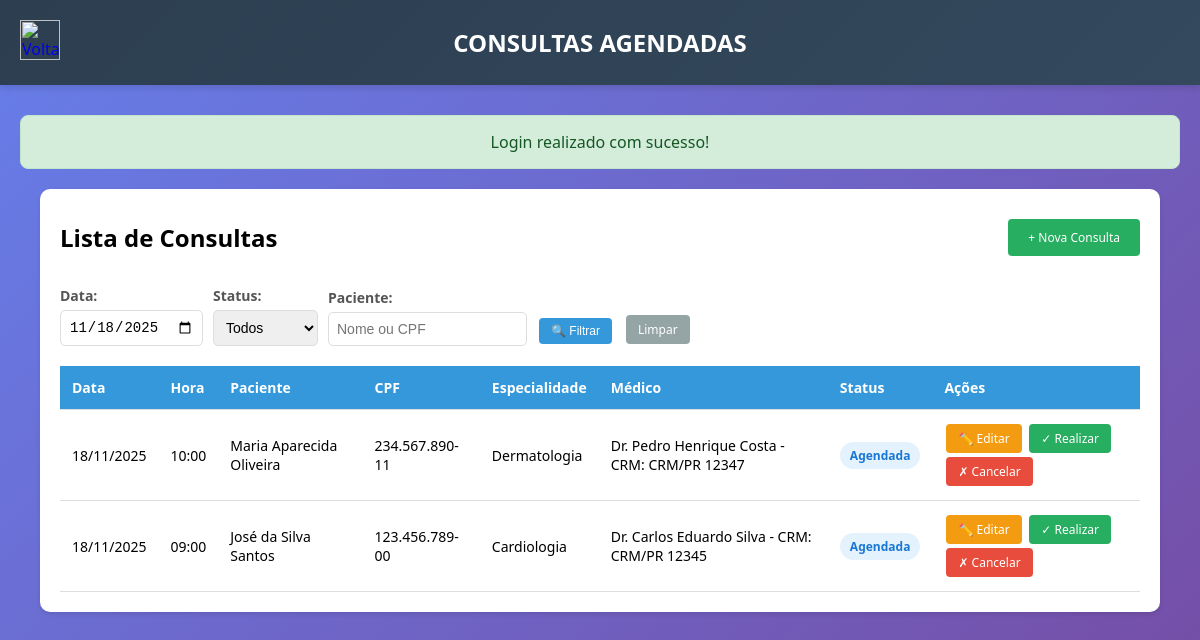
The page /php/listar_consulta.php?data=2025-11-18 (signed in) on the database its author committed.
### tables this page shows
CREATE TABLE IF NOT EXISTS Consultas (
    Id_consulta INT AUTO_INCREMENT PRIMARY KEY,
    Id_paciente INT NOT NULL,
    Cod_especialidade INT NOT NULL,
    Id_medico INT,
    Data_consulta DATE NOT NULL,
    Hora_consulta TIME NOT NULL,
    Status ENUM('Agendada', 'Realizada', 'Cancelada') DEFAULT 'Agendada',
    Observacoes TEXT,
    Data_agendamento TIMESTAMP DEFAULT CURRENT_TIMESTAMP,
    Usuario_agendamento VARCHAR(50),
    FOREIGN KEY (Id_paciente) REFERENCES Pacientes(Id_paciente) ON DELETE CASCADE,
    FOREIGN KEY (Cod_especialidade) REFERENCES Especialidade(Cod_especialidade) ON DELETE RESTRICT,
    FOREIGN KEY (Id_medico) REFERENCES Medicos(Id_medico) ON DELETE SET NULL,
    UNIQUE KEY unique_horario (Data_consulta, Hora_consulta, Id_medico),
    INDEX idx_data (Data_consulta),
    INDEX idx_paciente (Id_paciente),
    INDEX idx_medico (Id_medico),
    INDEX idx_status (Status),
    INDEX idx_data_hora (Data_consulta, Hora_consulta)
);

CREATE TABLE IF NOT EXISTS Pacientes (
    Id_paciente INT AUTO_INCREMENT PRIMARY KEY,
    Nome VARCHAR(100) NOT NULL,
    Cpf VARCHAR(14) UNIQUE NOT NULL,
    Data_nascimento DATE NOT NULL,
    Telefone VARCHAR(15),
    Email VARCHAR(100),
    Endereco VARCHAR(200),
    Data_cadastro TIMESTAMP DEFAULT CURRENT_TIMESTAMP,
    INDEX idx_cpf (Cpf),
    INDEX idx_nome (Nome)
);

CREATE TABLE IF NOT EXISTS Especialidade (
    Cod_especialidade INT AUTO_INCREMENT PRIMARY KEY,
    Nome_especialidade VARCHAR(100) UNIQUE NOT NULL,
    Descricao TEXT,
    Ativo TINYINT(1) DEFAULT 1,
    INDEX idx_nome_especialidade (Nome_especialidade)
);

CREATE TABLE IF NOT EXISTS Medicos (
    Id_medico INT AUTO_INCREMENT PRIMARY KEY,
    Nome VARCHAR(100) NOT NULL,
    Crm VARCHAR(20) UNIQUE NOT NULL,
    Cod_especialidade INT NOT NULL,
    Telefone VARCHAR(15),
    Email VARCHAR(100),
    Ativo TINYINT(1) DEFAULT 1,
    Data_cadastro TIMESTAMP DEFAULT CURRENT_TIMESTAMP,
    FOREIGN KEY (Cod_especialidade) REFERENCES Especialidade(Cod_especialidade) ON DELETE RESTRICT,
    INDEX idx_especialidade (Cod_especialidade),
    INDEX idx_nome_medico (Nome),
    INDEX idx_crm (Crm)
);

### php/functions.php (called while the page is built, shortened)
<?php
function formatarData($data) {
    return date('d/m/Y', strtotime($data));
}
function getMensagem() {
    if (isset($_SESSION['mensagem'])) {
        $mensagem = $_SESSION['mensagem'];
        return $mensagem;
    }
    return null;
}
?>

### php/listar_consulta.php (the view, shortened to what this page needs)
<?php
require_once("../php/conexao.php");
require_once("../php/functions.php");
$filtro_data = isset($_GET['data']) ? $_GET['data'] : '';
$filtro_status = isset($_GET['status']) ? $_GET['status'] : '';
$filtro_paciente = isset($_GET['paciente']) ? sanitizar($_GET['paciente']) : '';
try {
    $sql = "SELECT c.*, p.Nome as Nome_paciente, p.Cpf, e.Nome_especialidade, m.Nome as Nome_medico, m.Crm
            FROM Consultas c
            INNER JOIN Pacientes p ON c.Id_paciente = p.Id_paciente
            INNER JOIN Especialidade e ON c.Cod_especialidade = e.Cod_especialidade
            LEFT JOIN Medicos m ON c.Id_medico = m.Id_medico
            WHERE 1=1";
    $params = [];
    if (!empty($filtro_data)) {
        $sql .= " AND c.Data_consulta = :data";
        $params[':data'] = $filtro_data;
    }
    $sql .= " ORDER BY c.Data_consulta DESC, c.Hora_consulta DESC";
    $stmt = $conexao->prepare($sql);
    foreach ($params as $key => $value) {
        $stmt->bindValue($key, $value);
    }
    $stmt->execute();
    $consultas = $stmt->fetchAll();
} catch(PDOException $e) {
    error_log("Erro ao listar consultas: " . $e->getMessage());
    $consultas = [];
}
?>
<!DOCTYPE html>
<html lang="pt-BR">
<head>
    <link rel="stylesheet" href="../css/style_sistem.css">
</head>
<body>
    <div class="navbar">
        <div class="navbar-menu">
            <a href="../php/menu.php">
                <img id="logout-img" title="Voltar" src="../../img/seta-voltar.png">
            </a>
            <h1>CONSULTAS AGENDADAS</h1>
        </div>
    </div>
    <div class="main">
        <?php
        $mensagem = getMensagem();
        if ($mensagem):
        ?>
        <div class="mensagem <?php echo $mensagem['tipo']; ?>">
            <?php echo $mensagem['texto']; ?>
        </div>
        <?php endif; ?>
        <div class="table-container">
            <div style="display: flex; justify-content: space-between; align-items: center; margin-bottom: 20px;">
                <h2>Lista de Consultas</h2>
                <a href="../php/agendar.php" class="btn btn-novo">+ Nova Consulta</a>
            </div>
            <form class="filters" method="GET">
                <div class="filter-group">
                    <label>Data:</label>
                    <input type="date" name="data" value="<?php echo htmlspecialchars($filtro_data); ?>">
                </div>
                <div class="filter-group">
                    <label>Status:</label>
                    <select name="status">
                        <option value="">Todos</option>
                    </select>
                </div>
                <div class="filter-group">
                    <label>Paciente:</label>
                    <input type="text" name="paciente" placeholder="Nome ou CPF" value="<?php echo htmlspecialchars($filtro_paciente); ?>">
                </div>
                <div class="filter-group">
                    <label>&nbsp;</label>
                    <button type="submit" class="btn" style="background-color: #3498db; color: white;">🔍 Filtrar</button>
                </div>
                <?php if (!empty($filtro_data) || !empty($filtro_status) || !empty($filtro_paciente)): ?>
                <div class="filter-group">
                    <label>&nbsp;</label>
                    <a href="../php/listar_consulta.php" class="btn" style="background-color: #95a5a6; color: white;">Limpar</a>
                </div>
                <?php endif; ?>
            </form>
            <?php if (count($consultas) > 0): ?>
            <div style="overflow-x: auto;">
                <table>
                    <thead>
                        <tr>
                            <th>Data</th>
                            <th>Hora</th>
                            <th>Paciente</th>
                            <th>CPF</th>
                            <th>Especialidade</th>
                            <th>Médico</th>
                            <th>Status</th>
                            <th>Ações</th>
                        </tr>
                    </thead>
                    <tbody>
                        <?php foreach ($consultas as $consulta): ?>
                        <tr>
                            <td><?php echo formatarData($consulta['Data_consulta']); ?></td>
                            <td><?php echo date('H:i', strtotime($consulta['Hora_consulta'])); ?></td>
                            <td><?php echo htmlspecialchars($consulta['Nome_paciente']); ?></td>
                            <td><?php echo htmlspecialchars($consulta['Cpf']); ?></td>
                            <td><?php echo htmlspecialchars($consulta['Nome_especialidade']); ?></td>
                            <td>
                                <?php
                                echo htmlspecialchars($consulta['Nome_medico']);
                                if ($consulta['Crm']) {
                                    echo " - CRM: " . htmlspecialchars($consulta['Crm']);
                                }
                                ?>
                            </td>
                            <td>
                                <span class="status-badge status-<?php echo strtolower($consulta['Status']); ?>">
                                    <?php echo $consulta['Status']; ?>
                                </span>
                            </td>
                            <td>
                                <?php if ($consulta['Status'] == 'Agendada'): ?>
                                    <a href="../php/editar_consulta.php?id=<?php echo $consulta['Id_consulta']; ?>"
                                       class="btn btn-editar">✏️ Editar</a>
                                    <a href="../php/realizar.php?id=<?php echo $consulta['Id_consulta']; ?>"
                                       class="btn btn-realizar"
                                       onclick="return confirm('Confirmar que a consulta foi realizada?')">✓ Realizar</a>
                                    <a href="../php/cancelar_consulta.php?id=<?php echo $consulta['Id_consulta']; ?>"
                                       class="btn btn-cancelar"
                                       onclick="return confirm('Tem certeza que deseja cancelar esta consulta?')">✗ Cancelar</a>
                                <?php else: ?>
                                    <span style="color: #999; font-style: italic;">Finalizada</span>
                                <?php endif; ?>
                            </td>
                        </tr>
                        <?php endforeach; ?>
                    </tbody>
                </table>
            </div>
            <?php else: ?>
            <p style="text-align: center; padding: 40px; color: #7f8c8d;">
                <?php echo (!empty($filtro_data) || !empty($filtro_status) || !empty($filtro_paciente)) ? 'Nenhuma consulta encontrada com os filtros aplicados.' : 'Nenhuma consulta agendada.'; ?>
            </p>
            <?php endif; ?>
        </div>
    </div>
</body>
</html>

### css/style_sistem.css (style rules this page uses)
* { margin: 0; padding: 0; box-sizing: border-box; }
body { font-family: 'Segoe UI', Tahoma, Geneva, Verdana, sans-serif; background: linear-gradient(135deg, #667eea 0%, #764ba2 100%); min-height: 100vh; }
.navbar { background: linear-gradient(135deg, #2c3e50 0%, #34495e 100%); padding: 20px; box-shadow: 0 4px 6px rgba(0, 0, 0, 0.1); }
.navbar-menu { display: flex; align-items: center; justify-content: space-between; max-width: 1400px; margin: 0 auto; gap: 20px; }
.navbar h1 { color: white; font-size: 24px; text-align: center; flex: 1; }
.navbar img { width: 40px; height: 40px; cursor: pointer; transition: transform 0.3s ease; }
.main { max-width: 1400px; margin: 30px auto; padding: 0 20px; }
.mensagem { max-width: 1400px; margin: 20px auto; padding: 15px 20px; border-radius: 8px; text-align: center; font-weight: 500; animation: slideDown 0.3s ease; }
.mensagem.sucesso { background-color: #d4edda; color: #155724; border: 1px solid #c3e6cb; }

### php/listar_consulta.php (style rules this page uses)
.table-container { margin: 20px; background: white; border-radius: 10px; padding: 20px; box-shadow: 0 2px 4px rgba(0,0,0,0.1); }
table { width: 100%; border-collapse: collapse; }
th, td { padding: 12px; text-align: left; border-bottom: 1px solid #ddd; font-size: 14px; }
th { background-color: #3498db; color: white; font-weight: bold; }
.btn { padding: 6px 12px; margin: 2px; border: none; border-radius: 4px; cursor: pointer; text-decoration: none; display: inline-block; font-size: 12px; }
.btn-editar { background-color: #f39c12; color: white; }
.btn-cancelar { background-color: #e74c3c; color: white; }
.btn-realizar { background-color: #27ae60; color: white; }
.btn-novo { background-color: #27ae60; color: white; padding: 10px 20px; margin: 10px 0; }
.status-badge { padding: 5px 10px; border-radius: 15px; font-size: 12px; font-weight: bold; display: inline-block; }
.status-agendada { background-color: #e3f2fd; color: #1976d2; }
.filters { display: flex; gap: 10px; margin-bottom: 20px; flex-wrap: wrap; align-items: flex-end; }
.filter-group { display: flex; flex-direction: column; gap: 5px; }
.filter-group label { font-size: 14px; font-weight: bold; color: #555; }
.filter-group input, .filter-group select { padding: 8px; border: 1px solid #ddd; border-radius: 5px; font-size: 14px; }

### rows shown on the page
consultas: Data_consulta "18/11/2025", Hora_consulta "10:00", Id_paciente.Nome "Maria Aparecida Oliveira", Id_paciente.Cpf "234.567.890-11", Cod_especialidade.Nome_especialidade "Dermatologia", Id_medico.Nome "Dr. Pedro Henrique Costa", Id_medico.Crm "CRM/PR 12347", Status "Agendada"
consultas: Data_consulta "18/11/2025", Hora_consulta "09:00", Id_paciente.Nome "José da Silva Santos", Id_paciente.Cpf "123.456.789-00", Cod_especialidade.Nome_especialidade "Cardiologia", Id_medico.Nome "Dr. Carlos Eduardo Silva", Id_medico.Crm "CRM/PR 12345", Status "Agendada"

### other values the page prints
$mensagem['texto'] "Login realizado com sucesso!"
